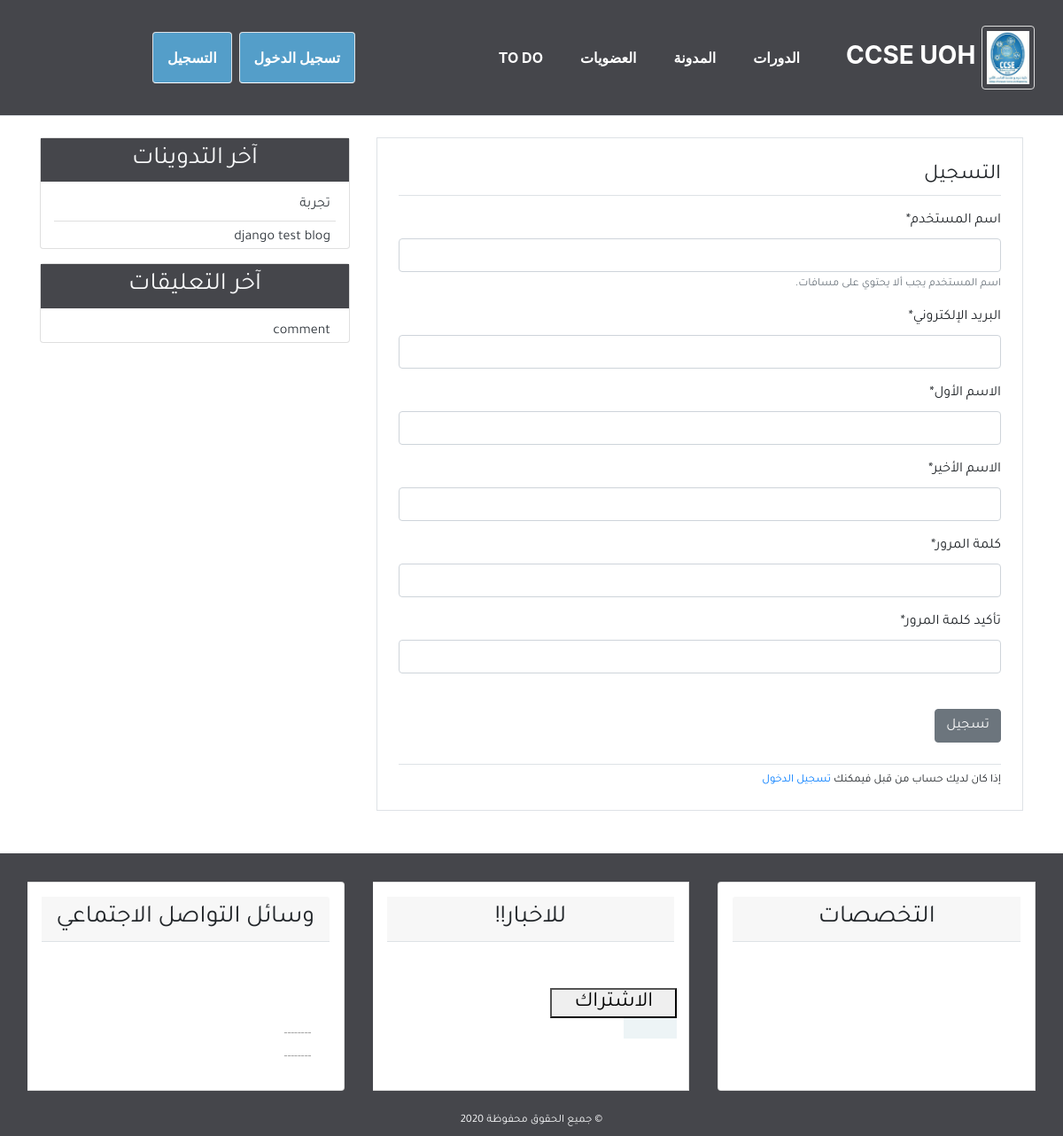
Before: /register/ with the older database file.
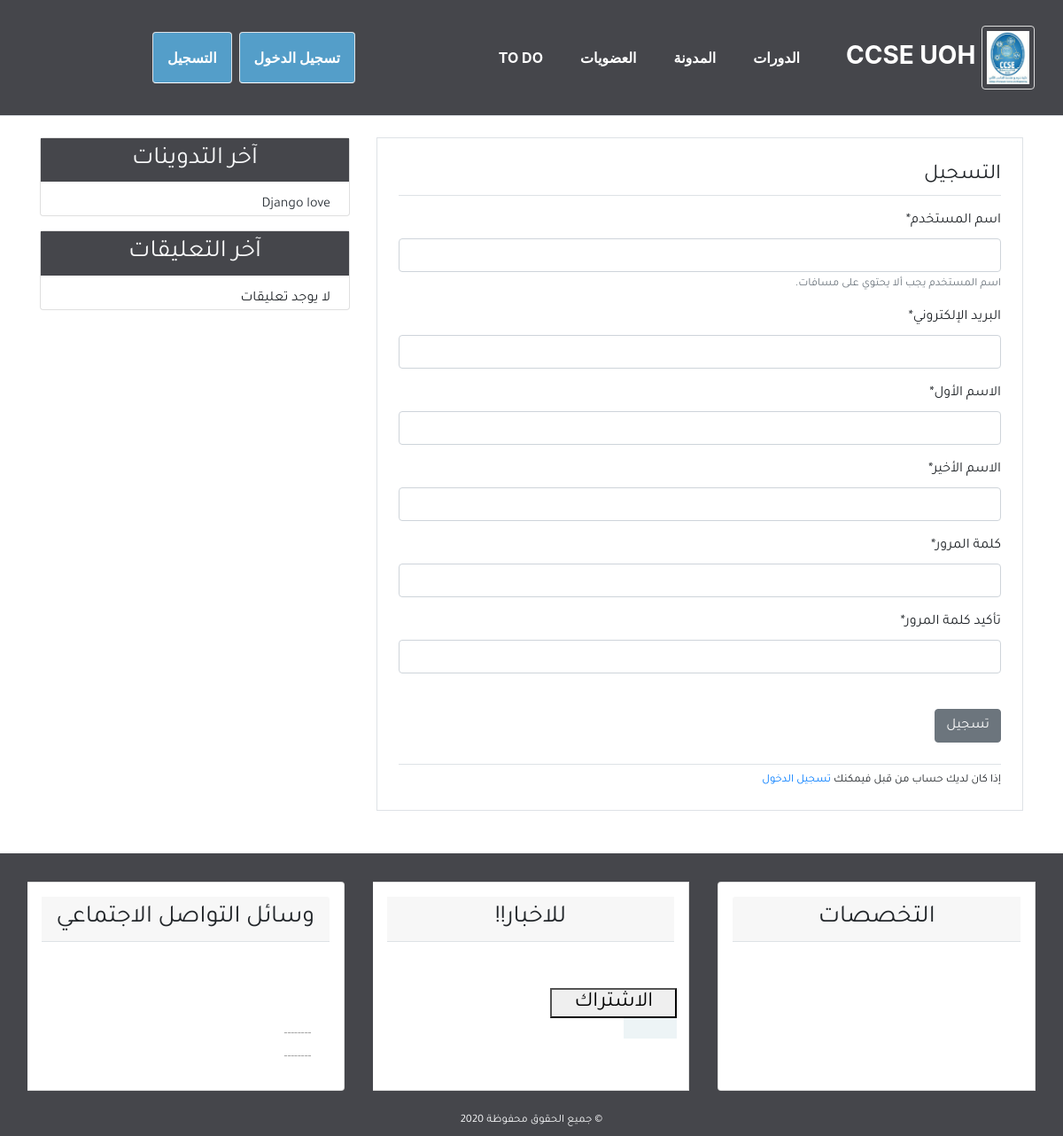
After: the same page with the newer database file.
### blog/models.py (models this page shows, shortened)
class Post(models.Model):
    title = models.CharField(max_length=100)
    content = models.TextField()
    post_date = models.DateTimeField(default=timezone.now)
    post_update = models.DateTimeField(auto_now=True)
    author = models.ForeignKey(User, on_delete=models.CASCADE)
    class Meta:
        ordering = ('-post_date', )

class Comment(models.Model):
    name = models.CharField(max_length=50, verbose_name='الاسم')
    email = models.EmailField(verbose_name='البريد الإلكتروني')
    body = models.TextField(verbose_name='التعليق')
    comment_date = models.DateTimeField(auto_now_add=True)
    active = models.BooleanField(default=False)
    post = models.ForeignKey(
        Post, on_delete=models.CASCADE, related_name='comments')
    class Meta:
        ordering = ('-comment_date',)

### user/views.py (the view)
# urls.py: path('register/', views.register, name='register'),
def register(request):
    if request.method == 'POST':
        form = UserCreationForm(request.POST)
        if form.is_valid():
            new_user = form.save(commit=False)
            new_user.set_password(form.cleaned_data['password1'])
            new_user.save()
            messages.success(
                request, f'تهانينا {new_user} لقد تمت عملية التسجيل بنجاح.')
            return redirect('login')
    else:
        form = UserCreationForm()
    return render(request, 'user/register.html', {
        'title': 'التسجيل',
        'form': form,
    })

### user/forms.py (shortened to what this page needs)
class UserCreationForm(forms.ModelForm):
    username = forms.CharField(label='اسم المستخدم', max_length=30, help_text='اسم المستخدم يجب ألا يحتوي على مسافات.')
    email = forms.EmailField(label='البريد الإلكتروني')
    first_name = forms.CharField(label='الاسم الأول')
    last_name = forms.CharField(label='الاسم الأخير')
    password1 = forms.CharField(label='كلمة المرور', widget=forms.PasswordInput(), min_length=8)
    password2 = forms.CharField(label='تأكيد كلمة المرور', widget=forms.PasswordInput(), min_length=8)
    class Meta:
        model = User
        fields = ('username', 'email', 'first_name',
                  'last_name', 'password1', 'password2')

### blog/templatetags/post_tag.py (called while the page is built)
@register.inclusion_tag('blog/latest_posts.html')
def latest_posts():
    context = {
        'l_posts': Post.objects.all()[0:5],
    }
    return context

@register.inclusion_tag('blog/latest_comments.html')
def latest_comments():
    context = {
        'l_comments': Comment.objects.filter(active=True)[:5],
    }
    return context

### user/templates/user/register.html (shortened to what this page needs)
{% extends 'blog/base.html' %}
{% block content %}
{% load crispy_forms_tags %}
<div class="border p-4 mb-5">
    <legend class="border-bottom pb-1 mb-3">التسجيل</legend>
    <form method="POST">
        {{form|crispy}}
        <input class="btn btn-secondary mt-4" type="submit" value="تسجيل">
    </form>
    <div class="border-top mt-4 pt-2">
        <small>إذا كان لديك حساب من قبل فيمكنك <a href="{% url 'login' %}">تسجيل الدخول</a></small>
    </div>
</div>
{% endblock content %}

### blog/templates/blog/latest_posts.html
<ul class="list-group-flush latest-post">
    {% for post in l_posts %}
    <li class="list-group-item latest-post-item">
        <a class="text-dark" href="{% url 'detail' post.id %}">{{post.title}}</a>
    </li>
    {% empty %}
    <li class="list-group-item latest-post-item">لا يوجد تدوينات</li>
    {% endfor %}
</ul>

### blog/templates/blog/latest_comments.html
<ul class="list-group-flush latest-comment">
    {% for comment in l_comments %}
    <li class="list-group-item latest-comment-item">
        <a class="text-dark" href="{% url 'detail' comment.post.id %}">
            {% if comment.body|length > 40 %}
            {{comment.body|slice:'45'}} ..
            {% else %}
            {{comment.body}}
            {% endif %}
        </a>
    </li>
    {% empty %}
    <li class="list-group-item latest-comment-item">لا يوجد تعليقات</li>
    {% endfor %}
</ul>

Changed rows visible on the page:
removed Post: title "تجربة"
removed Post: title "django test blog"
removed Comment: body "comment"
added Post: title "Django love"
Other visible differences:
text now shown: "لا يوجد تعليقات"
